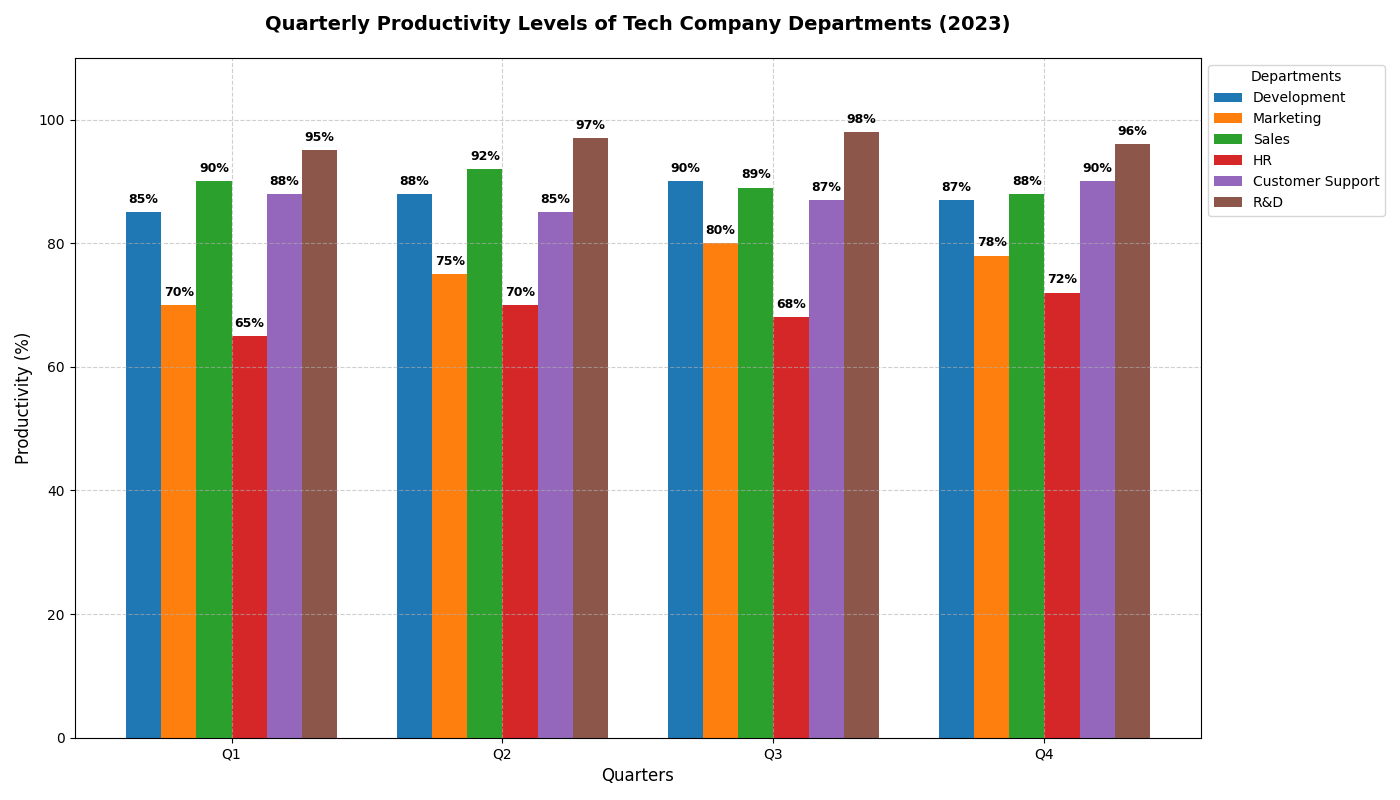

Source code (Python):
import numpy as np
import matplotlib.pyplot as plt

# Backstory:
# The chart will showcase the productivity levels of different departments in a tech company over four quarters. The aim is to understand how each department performs throughout the year and identify areas for improvement.

# Data Construction:
departments = ["Development", "Marketing", "Sales", "HR", "Customer Support", "R&D"]
quarters = ["Q1", "Q2", "Q3", "Q4"]

# Productivity data in percentage (values between 0 to 100)
development = [85, 88, 90, 87]
marketing = [70, 75, 80, 78]
sales = [90, 92, 89, 88]
hr = [65, 70, 68, 72]
customer_support = [88, 85, 87, 90]
rnd = [95, 97, 98, 96]

# Create a numpy array to manage the data
productivity_data = np.array([development, marketing, sales, hr, customer_support, rnd])

# Plotting the Bar Chart
fig, ax = plt.subplots(figsize=(14, 8))

# X-axis locations for the groups
x = np.arange(len(quarters))

# Width of the bars
bar_width = 0.13

# Define color palette
colors = ['#1f77b4', '#ff7f0e', '#2ca02c', '#d62728', '#9467bd', '#8c564b']

# Plot bars for each department
for i, department in enumerate(departments):
    ax.bar(x + i * bar_width, productivity_data[i], bar_width, label=department, color=colors[i])

# Adding labels, title, and customizing
ax.set_title("Quarterly Productivity Levels of Tech Company Departments (2023)", fontsize=14, fontweight='bold', pad=20)
ax.set_xlabel('Quarters', fontsize=12)
ax.set_ylabel('Productivity (%)', fontsize=12)
ax.set_xticks(x + bar_width * (len(departments) - 1) / 2)
ax.set_xticklabels(quarters)
ax.set_ylim(0, 110)

# Adding value labels on top of bars
for i in range(len(departments)):
    for j in range(len(quarters)):
        ax.text(x[j] + i * bar_width, productivity_data[i, j] + 1, f"{productivity_data[i, j]}%", ha='center', va='bottom', fontsize=9, fontweight='bold')

# Customize and position the legend
ax.legend(
    loc='upper left', 
    bbox_to_anchor=(1, 1), 
    title="Departments", 
    fontsize=10
)

# Grid to improve readability
ax.grid(True, linestyle='--', alpha=0.6)

# Automatically adjust layout
plt.tight_layout()

# Show the plot
plt.show()
